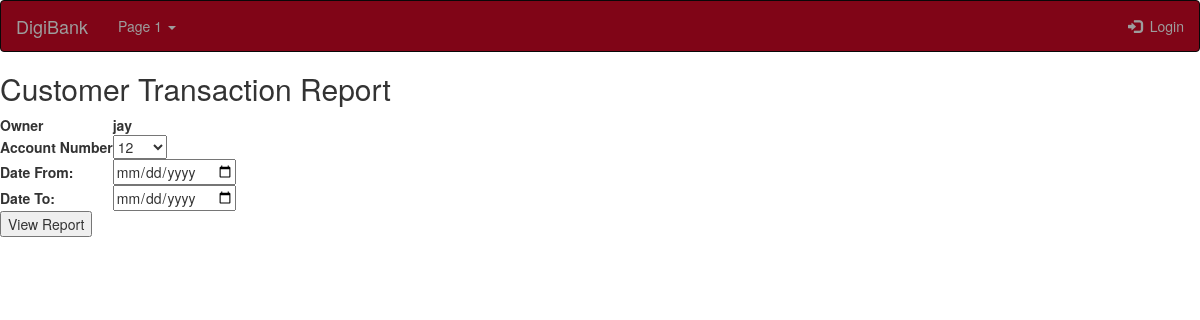
The app's page /employee/empTransactionReport/ (signed in), older data.
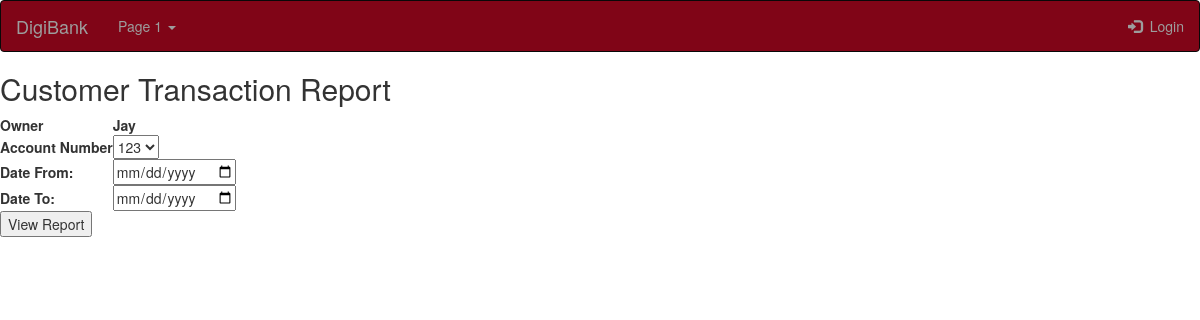
The same page, newer data.
### customer_site/models.py (models this page shows, shortened)
class Customer(models.Model):
    firstName = models.CharField(max_length=50)
    middleName = models.CharField(max_length=50)
    lastName = models.CharField(max_length=50)
    address = models.CharField(max_length=200)
    city = models.CharField(max_length=50)
    state = models.CharField(max_length=50)
    country = models.CharField(max_length=50)
    zipCode = models.CharField(max_length=10)
    phoneNumber = models.CharField(max_length=15)
    emailAdd = models.CharField(max_length=70, unique=True)
    kycId = models.CharField(max_length=50)
    idNumber = models.CharField(max_length=50, unique=True)
    userid = models.CharField(max_length=50, unique=True)
    password = models.CharField(max_length=50)
    active = models.BooleanField(default=False)

### employee_site/views.py (the view)
# urls.py: path('empTransactionReport/', views.empTransactionReport, name='empTransactionReport'),
def empTransactionReport(request):
    customer = Customer.objects.get(userid=request.session['sessionid'])
    cid = customer.id
    account = Account.objects.filter(owner_id=cid)
    return render(request, 'EmpAccount/TxnReport.html',
                  {'sessionid': request.session['sessionid'], 'account': account,'customer': customer})

### template/EmpAccount/TxnReport.html (shortened to what this page needs)
{% extends 'empbase.html' %}
{% block content %}
<h2> Customer Transaction Report </h2>
<form method = "post" class="" action="{% url 'login:empviewreport'%}">
    <table>
        <tr>
            <td><b>Owner</b></td>
            <td><b>{{ customer.firstName }}</b></td>
        <tr>
            <td><b>Account Number</b></td>
            <td>
                <select name='accnum'>
                    {% for i in account %}
                    <option>
                            {{ i.accountNum }}
                    </option>
                    {% endfor %}
                </select>
            </td>
        </tr>
        <tr>
            <td><b>Date From:</b></td>
            <td><input type="date" name="fromdate"></td>
        </tr>
        <tr>
            <td><b>Date To:  </b></td>
            <td><input type="date" name="todate"></td>
        </tr>
    </table>
    <button type = "submit"> View Report </button>
</form>
{% endblock %}

Row changes from the older to the newer data that the page shows:
removed Customer: firstName "jay"
now on this page (row edited): Customer: firstName "Jay"
Text that changed along with them:
form field accnum: "12" → "123"
